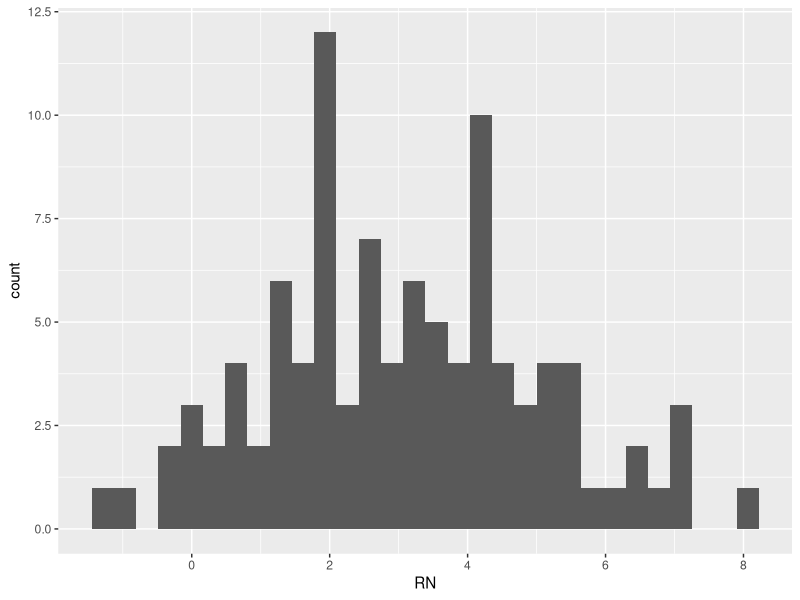
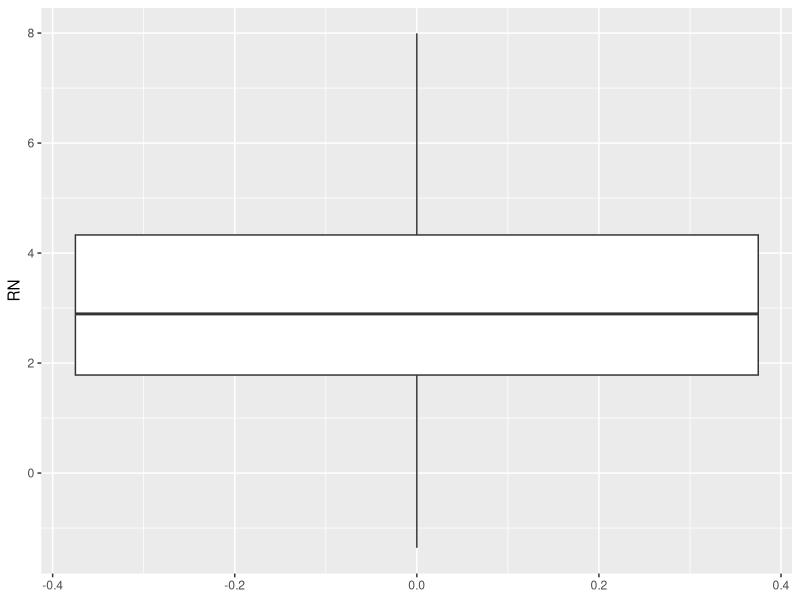
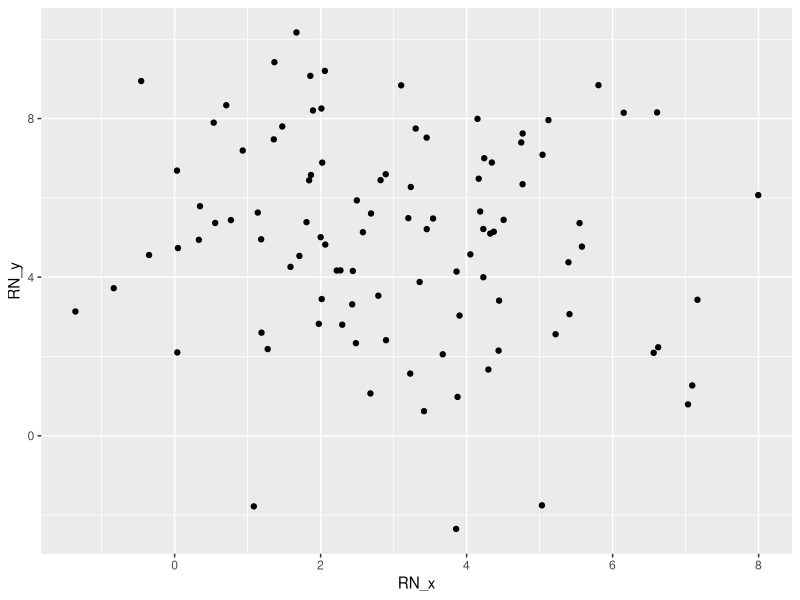
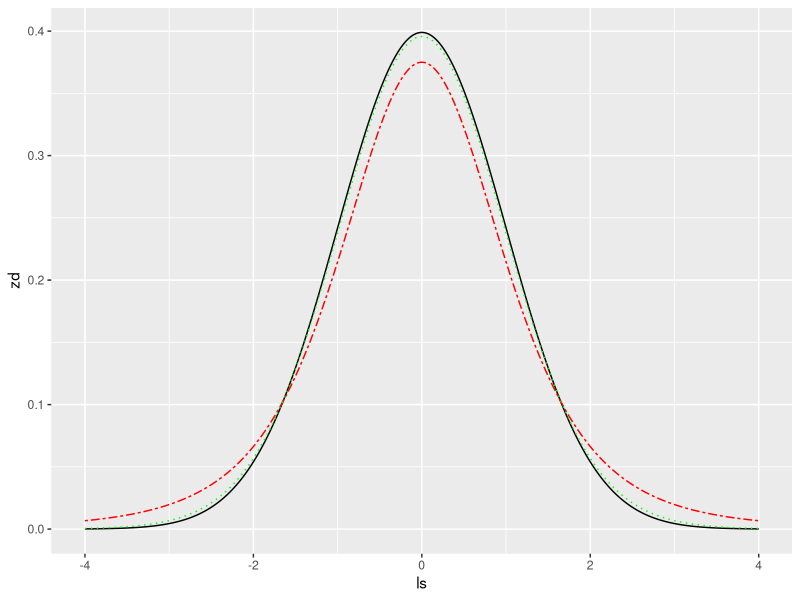

Here is the R script that generated these plots, in order:
## ---- chunk 1
knitr::opts_chunk$set(echo = TRUE)
Sys.setlocale('LC_ALL',"C")
## ---- chunk 2
sum_two<-function(a,b){
  rst<-a+b
  return(rst)
}

#sum_two(a=3, b=5)
#sum_two(5,3)
c<-sum_two(a=3,b=5)
c 
## ---- chunk 3
 
sum_two<-function(a,b){
  rst1<-a+b
  rst2<-a-b
  return(list(rst1, rst2))
}

#sum_two(a=3, b=5)
c<-sum_two(a=3,b=5)
c
c[[2]]
unlist(sum_two(a=3,b=5))
## ---- chunk 4
l1<-list(g1="ABC",g2=1:5,g3=rep("*",3))
l1
my_vec<-unlist(l1) # list to vector. string takes precedence over integer
my_vec
my_list<-list(my_vec)
my_list
## ---- chunk 5
cal1<-function(a,b){
  return(list(a=a+b,b=a-b,c=a*b,d=a/b))
}
cal1(3,5)
## ---- chunk 6
cal2<-function(a,b,type){
  if (type=='add') rst<-a+b
  if (type=='minus') rst<-a-b
  if (type=='multiply') rst<-a*b
  if (type=='divide') rst<-a/b
  return(rst) # Or, `return` can go directly inside `if`
}
cal2(3,5,'divide')
## ---- chunk 7
 sum_two<-function(a=1,b){
  rst1<-a+b
  rst2<-a-b
  return(list(out1=rst1, out2=rst2))
}

#sum_two( b=5) 
sum_two(a=10,b=5) # a=1이라는 default의 값이 input 숫자 10으로 변경됨 
#sum_two(b=5, a=10) #변수의 순서를 바꾸어도 상관없음 
#c$out1
#c$out2

## ---- chunk 8
filter_even<-function(a){
  return(a[a%%2==0])
}
input<-c(1,74,4,1,8,45,2341,33,4,6)
filter_even(input)
## ---- chunk 9
input<-c(1,74,4,1,8,45,2341,33,4,6)
calc<-function(a){
  return(list(
    mean=mean(a),
    var=var(a),
    std=sd(a),
    stderr=sd(a)/sqrt(length(a))
  ))
}
calc(input)
## ---- chunk 10
rev("hello")
rev(c(1,2,3,4))
strsplit("hello","")
strsplit("hello","")[[1]]
rev_str<-function(org_str){ # IMPORTANT
  new_str<-paste0(rev(strsplit(org_str,"")[[1]]),collapse="")
  return(new_str)
}
rev_str('hello')
## ---- chunk 11
 

## ---- chunk 12
#install.packages("ggplot2")
library(ggplot2)

RN<-rnorm(100,3,2)
d_RN<-data.frame(RN)

ggplot(d_RN,aes(x=RN))+ geom_histogram() #histogram
ggplot(d_RN,aes(y=RN))+ geom_boxplot() #boxplot

RN_x<-RN
RN_y<-rnorm(100,5,3)
m_RN<-data.frame(RN_x,RN_y)
ggplot(m_RN, aes(x=RN_x, y=RN_y)) + geom_point() #scatter plot 
## ---- chunk 13
pnorm(1.65)
## ---- chunk 14
1-pnorm(1.65)
pnorm(1.65, lower.tail=FALSE)
## ---- chunk 15
pnorm(1.96)-pnorm(-1.96)
## ---- chunk 16
qnorm(0.95)
## ---- chunk 17
ls<-seq(-4,4,length=2000)
zd<-dnorm(ls)
td1<-dt(ls,df=4)
td2<-dt(ls,df=30)
m_zd<-data.frame(ls,zd,td1,td2)
gg<-ggplot(m_zd, aes(x=ls, y=zd))  + geom_line()
gg+geom_line(aes(ls,td1), color="red",linetype = 6) +geom_line(aes(ls,td2), color="green",linetype=3)
